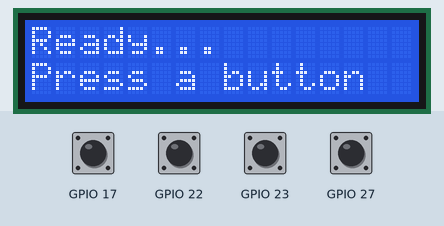
Recording of a program running on a simulated Raspberry Pi (BCM pin numbers). Parts: 16×2 character LCD. The test bench sets the inputs (shaded band); at power-on: GPIO 17, GPIO 22, GPIO 23, GPIO 27 HIGH.

Above: at 1.4 s.
1.5 s: GPIO 17 pulled LOW for 0.15 s
At 2.6 s:
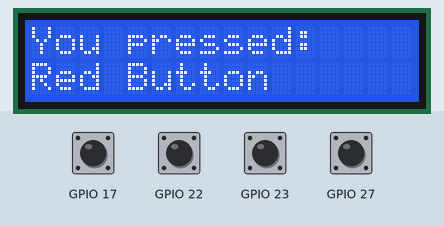
3.1 s: GPIO 22 pulled LOW for 0.15 s
At 3.8 s:
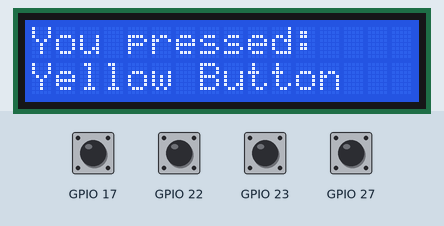
4.7 s: GPIO 23 pulled LOW for 0.15 s
At 6.0 s:
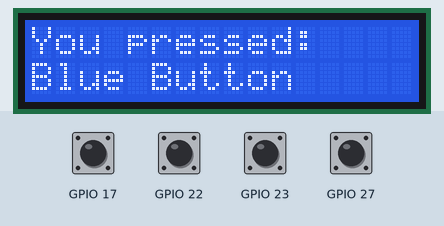
6.3 s: GPIO 27 pulled LOW for 0.15 s
At 7.5 s:
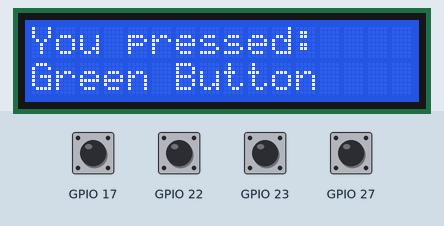
7.9 s: GPIO 17 pulled LOW for 1 s
At 8.7 s:
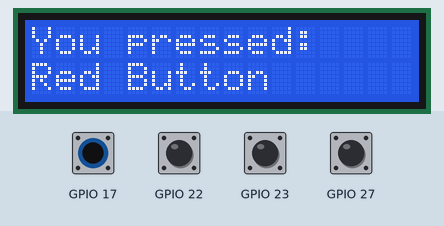
10.4 s: GPIO 22 pulled LOW for 1 s
At 11.8 s:
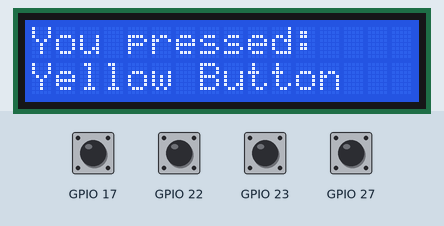
Timing chart, 0 to 13.4 s (numbered marks = the images above; inputs shaded):
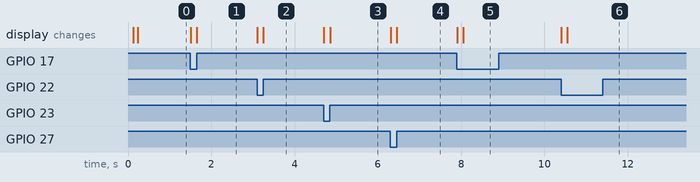

The program:

buttons_lcd.py
```python
#!/usr/bin/env python3
import time
import RPi.GPIO as GPIO
from smbus2 import SMBus

I2C_ADDR = 0x27
I2C_BUS = 1
LCD_CHR = 1
LCD_CMD = 0
LCD_LINE_1 = 0x80
LCD_LINE_2 = 0xC0
ENABLE = 0b00000100
BACKLIGHT = 0b00001000
E_PULSE = 0.0005
E_DELAY = 0.0005

class LCD:
    def __init__(self):
        self.bus = SMBus(I2C_BUS)
        time.sleep(0.05)
        for cmd in (0x33,0x32,0x28,0x0C,0x06,0x01):
            self._send(cmd, LCD_CMD)
            time.sleep(0.002)

    def _write(self, data):
        self.bus.write_byte(I2C_ADDR, data | BACKLIGHT)

    def _pulse(self, data):
        time.sleep(E_DELAY)
        self._write(data | ENABLE)
        time.sleep(E_PULSE)
        self._write(data & ~ENABLE)
        time.sleep(E_DELAY)

    def _send(self, bits, mode):
        high = mode | (bits & 0xF0)
        low  = mode | ((bits << 4) & 0xF0)
        self._write(high); self._pulse(high)
        self._write(low);  self._pulse(low)

    def write_line(self, text, line):
        self._send(line, LCD_CMD)
        for ch in text.ljust(16):
            self._send(ord(ch), LCD_CHR)

    def clear(self):
        self._send(0x01, LCD_CMD)
        time.sleep(0.002)

lcd = LCD()
lcd.write_line("Ready...", LCD_LINE_1)
lcd.write_line("Press a button", LCD_LINE_2)

BUTTONS = {
    17: "Red Button",
    27: "Green Button",
    22: "Yellow Button",
    23: "Blue Button"
}

GPIO.setmode(GPIO.BCM)
for pin in BUTTONS:
    GPIO.setup(pin, GPIO.IN, pull_up_down=GPIO.PUD_UP)

def show(pin):
    lcd.clear()
    lcd.write_line("You pressed:", LCD_LINE_1)
    lcd.write_line(BUTTONS[pin], LCD_LINE_2)

for pin in BUTTONS:
    GPIO.add_event_detect(pin, GPIO.FALLING, callback=show, bouncetime=100)

try:
    while True:
        time.sleep(1)
except KeyboardInterrupt:
    lcd.clear()
    GPIO.cleanup()
```

Measured:
- after the input at 1.5 s, the display: first changes at once (image 1 shows a later state)
- after the input at 3.1 s, the display: first changes at once (image 2 shows a later state)
- after the input at 4.7 s, the display: first changes at once (image 3 shows a later state)
- after the input at 6.3 s, the display: first changes at once (image 4 shows a later state)
- after the input at 7.9 s, the display: first changes at once (image 5 shows a later state)
- after the input at 10.4 s, the display: first changes at once (image 6 shows a later state)
